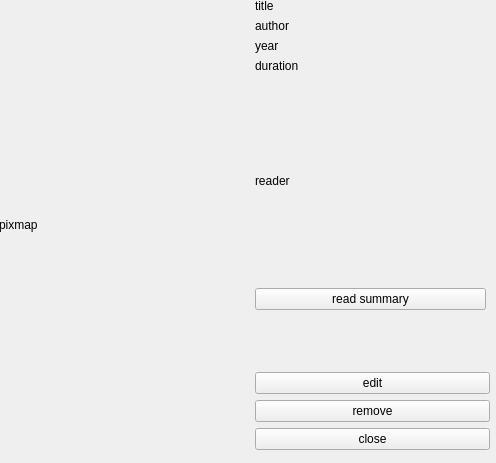
<?xml version="1.0" encoding="UTF-8"?>
<ui version="4.0">
 <class>mediaDetailWidget</class>
 <widget class="QWidget" name="mediaDetailWidget">
  <property name="geometry">
   <rect>
    <x>0</x>
    <y>0</y>
    <width>496</width>
    <height>463</height>
   </rect>
  </property>
  <property name="windowTitle">
   <string>Form</string>
  </property>
  <widget class="QWidget" name="horizontalLayoutWidget">
   <property name="geometry">
    <rect>
     <x>-1</x>
     <y>-1</y>
     <width>491</width>
     <height>451</height>
    </rect>
   </property>
   <layout class="QHBoxLayout" name="horizontalLayout">
    <item>
     <widget class="QLabel" name="pixmapLabel">
      <property name="minimumSize">
       <size>
        <width>250</width>
        <height>0</height>
       </size>
      </property>
      <property name="text">
       <string>pixmap</string>
      </property>
     </widget>
    </item>
    <item>
     <layout class="QVBoxLayout" name="verticalLayout">
      <item>
       <widget class="QLabel" name="titleLabel">
        <property name="text">
         <string>title</string>
        </property>
       </widget>
      </item>
      <item>
       <widget class="QLabel" name="authorLabel">
        <property name="text">
         <string>author</string>
        </property>
       </widget>
      </item>
      <item>
       <widget class="QLabel" name="yearLabel">
        <property name="text">
         <string>year</string>
        </property>
       </widget>
      </item>
      <item>
       <widget class="QLabel" name="durationLabel">
        <property name="text">
         <string>duration</string>
        </property>
       </widget>
      </item>
      <item>
       <widget class="QStackedWidget" name="stackedWidget">
        <property name="maximumSize">
         <size>
          <width>16777215</width>
          <height>16777215</height>
         </size>
        </property>
        <property name="layoutDirection">
         <enum>Qt::LayoutDirection::RightToLeft</enum>
        </property>
        <widget class="QWidget" name="audiobook">
         <widget class="QWidget" name="verticalLayoutWidget">
          <property name="geometry">
           <rect>
            <x>0</x>
            <y>0</y>
            <width>231</width>
            <height>231</height>
           </rect>
          </property>
          <layout class="QVBoxLayout" name="verticalLayout_2">
           <item>
            <widget class="QLabel" name="readerLabel">
             <property name="text">
              <string>reader</string>
             </property>
            </widget>
           </item>
           <item>
            <widget class="QPushButton" name="summaryButton">
             <property name="text">
              <string>read summary</string>
             </property>
            </widget>
           </item>
          </layout>
         </widget>
        </widget>
        <widget class="QWidget" name="podcast">
         <widget class="QWidget" name="verticalLayoutWidget_3">
          <property name="geometry">
           <rect>
            <x>0</x>
            <y>0</y>
            <width>231</width>
            <height>231</height>
           </rect>
          </property>
          <layout class="QVBoxLayout" name="verticalLayout_4">
           <item>
            <widget class="QLabel" name="episodeLabel">
             <property name="text">
              <string>episode</string>
             </property>
            </widget>
           </item>
           <item>
            <widget class="QLabel" name="seasonLabel">
             <property name="text">
              <string>season</string>
             </property>
            </widget>
           </item>
          </layout>
         </widget>
        </widget>
        <widget class="QWidget" name="music">
         <widget class="QWidget" name="verticalLayoutWidget_2">
          <property name="geometry">
           <rect>
            <x>0</x>
            <y>0</y>
            <width>231</width>
            <height>231</height>
           </rect>
          </property>
          <layout class="QVBoxLayout" name="verticalLayout_3">
           <item>
            <widget class="QLabel" name="albumLabel">
             <property name="text">
              <string>album</string>
             </property>
            </widget>
           </item>
           <item>
            <widget class="QPushButton" name="lyricsButton">
             <property name="text">
              <string>read lyrics</string>
             </property>
            </widget>
           </item>
          </layout>
         </widget>
        </widget>
       </widget>
      </item>
      <item>
       <widget class="QPushButton" name="editButton">
        <property name="text">
         <string>edit</string>
        </property>
       </widget>
      </item>
      <item>
       <widget class="QPushButton" name="removeButton">
        <property name="text">
         <string>remove</string>
        </property>
       </widget>
      </item>
      <item>
       <widget class="QPushButton" name="closeButton">
        <property name="text">
         <string>close</string>
        </property>
       </widget>
      </item>
     </layout>
    </item>
   </layout>
  </widget>
 </widget>
 <resources/>
 <connections/>
</ui>
